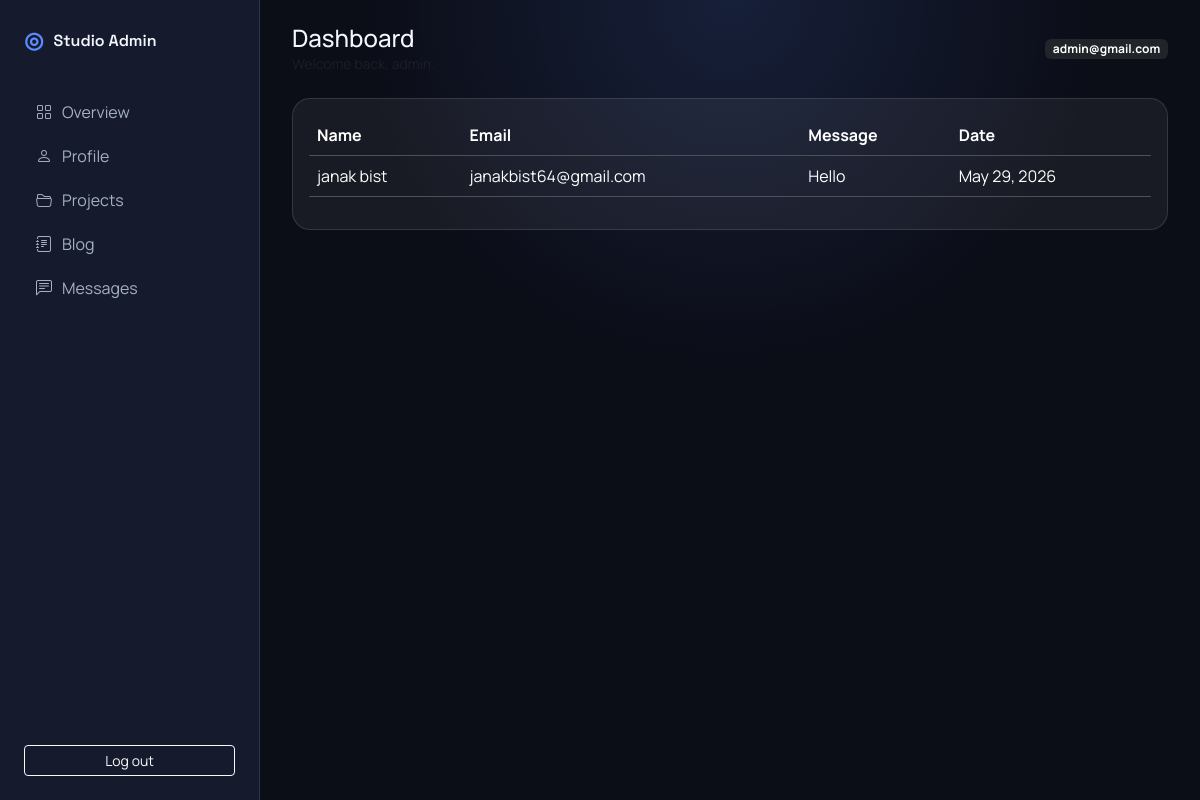
The page /dashboard/messages/ (signed in) on the database its author committed.
### portfolio/models.py (models this page shows, shortened)
class ContactMessage(models.Model):
    name = models.CharField(max_length=120)
    email = models.EmailField()
    message = models.TextField()
    is_read = models.BooleanField(default=False)
    created_at = models.DateTimeField(auto_now_add=True)

### admin_dashboard/views.py (the view)
# urls.py: path("messages/", MessageListView.as_view(), name="messages"),
class MessageListView(LoginRequiredMixin, ListView):
    model = ContactMessage
    template_name = "admin_dashboard/messages/list.html"
    context_object_name = "messages"

### templates/admin_dashboard/messages/list.html (shortened to what this page needs)
{% extends 'admin_dashboard/base.html' %}
{% block content %}
<div class="card panel-card">
    <div class="card-body">
        <div class="table-responsive">
            <table class="table table-dark table-hover align-middle">
                <thead>
                    <tr>
                        <th>Name</th>
                        <th>Email</th>
                        <th>Message</th>
                        <th>Date</th>
                    </tr>
                </thead>
                <tbody>
                    {% for message in messages %}
                        <tr>
                            <td>{{ message.name }}</td>
                            <td>{{ message.email }}</td>
                            <td>{{ message.message|truncatechars:80 }}</td>
                            <td>{{ message.created_at|date:'M d, Y' }}</td>
                        </tr>
                    {% empty %}
                        <tr><td colspan="4" class="text-muted">No messages yet.</td></tr>
                    {% endfor %}
                </tbody>
            </table>
        </div>
    </div>
</div>
{% endblock %}

### templates/admin_dashboard/partials/topbar.html
<div class="dashboard-topbar">
    <div>
        <h1 class="h4 mb-0">{% block page_title %}Dashboard{% endblock %}</h1>
        <p class="text-muted small mb-0">Welcome back, {{ request.user.username }}.</p>
    </div>
    <div class="d-flex align-items-center gap-2">
        <span class="badge text-bg-dark">{{ request.user.email|default:'Admin' }}</span>
    </div>
</div>

### static/css/dashboard.css (style rules this page uses)
:root { --dashboard-bg: #0b0d17; --dashboard-surface: #151a2d; --dashboard-card: rgba(255, 255, 255, 0.06); --dashboard-text: #f5f7ff; --dashboard-muted: #a6b0c3; --dashboard-accent: #5b8bff; --dashboard-border: rgba(255, 255, 255, 0.12); }
body.dashboard-body { font-family: "Manrope", sans-serif; background: var(--dashboard-bg); color: var(--dashboard-text); }
.dashboard-topbar { display: flex; justify-content: space-between; align-items: center; padding: 24px 32px 0; }
.panel-card { background: var(--dashboard-card); border: 1px solid var(--dashboard-border); border-radius: 18px; }
.table-dark { --bs-table-bg: transparent; --bs-table-striped-bg: rgba(255, 255, 255, 0.03); --bs-table-hover-bg: rgba(255, 255, 255, 0.05); }

### rows shown on the page
ContactMessage: name "janak bist", email "janakbist64@gmail.com", message "Hello", created_at "May 29, 2026"

### other values the page prints
{{ request.user.email|default:'Admin' }} "admin@gmail.com"
